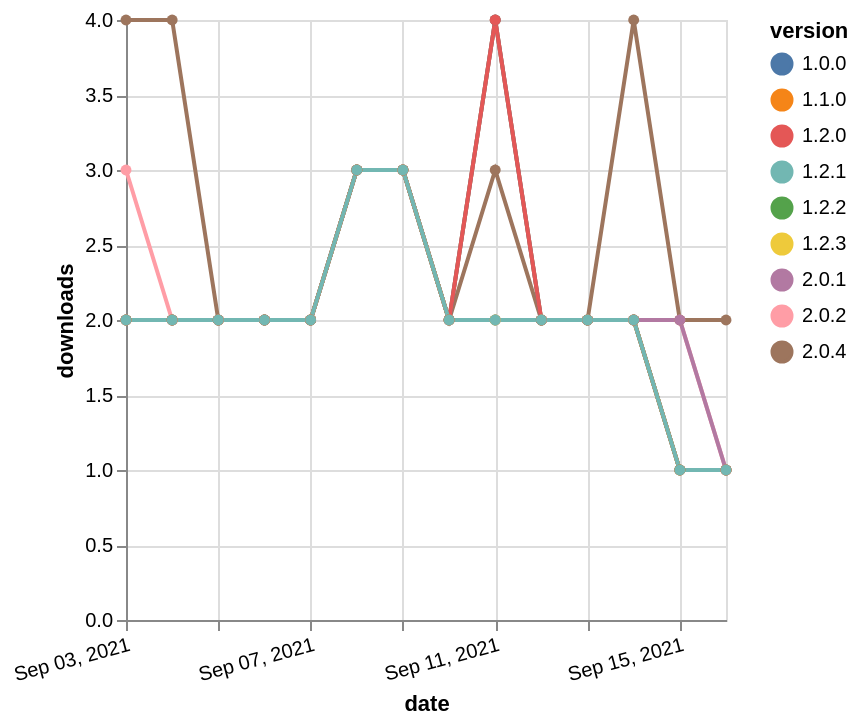

Here is the Vega-Lite specification saved for this chart:
### Vega-Lite specification from a JSON file in a GitHub repository (floating-point values rounded to 4 significant figures)
{"$schema": "https://vega.github.io/schema/vega-lite/v5.json", "description": "A simple bar chart with embedded data.", "data": {"values": [{"date": "2021-09-03", "total": 228, "delta": 3, "version": "2.0.2"}, {"date": "2021-09-04", "total": 230, "delta": 2, "version": "2.0.2"}, {"date": "2021-09-05", "total": 232, "delta": 2, "version": "2.0.2"}, {"date": "2021-09-06", "total": 234, "delta": 2, "version": "2.0.2"}, {"date": "2021-09-07", "total": 236, "delta": 2, "version": "2.0.2"}, {"date": "2021-09-08", "total": 239, "delta": 3, "version": "2.0.2"}, {"date": "2021-09-09", "total": 242, "delta": 3, "version": "2.0.2"}, {"date": "2021-09-10", "total": 244, "delta": 2, "version": "2.0.2"}, {"date": "2021-09-11", "total": 246, "delta": 2, "version": "2.0.2"}, {"date": "2021-09-12", "total": 248, "delta": 2, "version": "2.0.2"}, {"date": "2021-09-13", "total": 250, "delta": 2, "version": "2.0.2"}, {"date": "2021-09-14", "total": 252, "delta": 2, "version": "2.0.2"}, {"date": "2021-09-15", "total": 254, "delta": 2, "version": "2.0.2"}, {"date": "2021-09-16", "total": 255, "delta": 1, "version": "2.0.2"}, {"date": "2021-09-03", "total": 1240, "delta": 2, "version": "1.1.0"}, {"date": "2021-09-04", "total": 1242, "delta": 2, "version": "1.1.0"}, {"date": "2021-09-05", "total": 1244, "delta": 2, "version": "1.1.0"}, {"date": "2021-09-06", "total": 1246, "delta": 2, "version": "1.1.0"}, {"date": "2021-09-07", "total": 1248, "delta": 2, "version": "1.1.0"}, {"date": "2021-09-08", "total": 1251, "delta": 3, "version": "1.1.0"}, {"date": "2021-09-09", "total": 1254, "delta": 3, "version": "1.1.0"}, {"date": "2021-09-10", "total": 1256, "delta": 2, "version": "1.1.0"}, {"date": "2021-09-11", "total": 1260, "delta": 4, "version": "1.1.0"}, {"date": "2021-09-12", "total": 1262, "delta": 2, "version": "1.1.0"}, {"date": "2021-09-13", "total": 1264, "delta": 2, "version": "1.1.0"}, {"date": "2021-09-14", "total": 1266, "delta": 2, "version": "1.1.0"}, {"date": "2021-09-15", "total": 1267, "delta": 1, "version": "1.1.0"}, {"date": "2021-09-16", "total": 1268, "delta": 1, "version": "1.1.0"}, {"date": "2021-09-03", "total": 102, "delta": 4, "version": "2.0.4"}, {"date": "2021-09-04", "total": 106, "delta": 4, "version": "2.0.4"}, {"date": "2021-09-05", "total": 108, "delta": 2, "version": "2.0.4"}, {"date": "2021-09-06", "total": 110, "delta": 2, "version": "2.0.4"}, {"date": "2021-09-07", "total": 112, "delta": 2, "version": "2.0.4"}, {"date": "2021-09-08", "total": 115, "delta": 3, "version": "2.0.4"}, {"date": "2021-09-09", "total": 118, "delta": 3, "version": "2.0.4"}, {"date": "2021-09-10", "total": 120, "delta": 2, "version": "2.0.4"}, {"date": "2021-09-11", "total": 123, "delta": 3, "version": "2.0.4"}, {"date": "2021-09-12", "total": 125, "delta": 2, "version": "2.0.4"}, {"date": "2021-09-13", "total": 127, "delta": 2, "version": "2.0.4"}, {"date": "2021-09-14", "total": 131, "delta": 4, "version": "2.0.4"}, {"date": "2021-09-15", "total": 133, "delta": 2, "version": "2.0.4"}, {"date": "2021-09-16", "total": 135, "delta": 2, "version": "2.0.4"}, {"date": "2021-09-03", "total": 1489, "delta": 2, "version": "1.0.0"}, {"date": "2021-09-04", "total": 1491, "delta": 2, "version": "1.0.0"}, {"date": "2021-09-05", "total": 1493, "delta": 2, "version": "1.0.0"}, {"date": "2021-09-06", "total": 1495, "delta": 2, "version": "1.0.0"}, {"date": "2021-09-07", "total": 1497, "delta": 2, "version": "1.0.0"}, {"date": "2021-09-08", "total": 1500, "delta": 3, "version": "1.0.0"}, {"date": "2021-09-09", "total": 1503, "delta": 3, "version": "1.0.0"}, {"date": "2021-09-10", "total": 1505, "delta": 2, "version": "1.0.0"}, {"date": "2021-09-11", "total": 1509, "delta": 4, "version": "1.0.0"}, {"date": "2021-09-12", "total": 1511, "delta": 2, "version": "1.0.0"}, {"date": "2021-09-13", "total": 1513, "delta": 2, "version": "1.0.0"}, {"date": "2021-09-14", "total": 1515, "delta": 2, "version": "1.0.0"}, {"date": "2021-09-15", "total": 1516, "delta": 1, "version": "1.0.0"}, {"date": "2021-09-16", "total": 1517, "delta": 1, "version": "1.0.0"}, {"date": "2021-09-03", "total": 879, "delta": 2, "version": "1.2.2"}, {"date": "2021-09-04", "total": 881, "delta": 2, "version": "1.2.2"}, {"date": "2021-09-05", "total": 883, "delta": 2, "version": "1.2.2"}, {"date": "2021-09-06", "total": 885, "delta": 2, "version": "1.2.2"}, {"date": "2021-09-07", "total": 887, "delta": 2, "version": "1.2.2"}, {"date": "2021-09-08", "total": 890, "delta": 3, "version": "1.2.2"}, {"date": "2021-09-09", "total": 893, "delta": 3, "version": "1.2.2"}, {"date": "2021-09-10", "total": 895, "delta": 2, "version": "1.2.2"}, {"date": "2021-09-11", "total": 897, "delta": 2, "version": "1.2.2"}, {"date": "2021-09-12", "total": 899, "delta": 2, "version": "1.2.2"}, {"date": "2021-09-13", "total": 901, "delta": 2, "version": "1.2.2"}, {"date": "2021-09-14", "total": 903, "delta": 2, "version": "1.2.2"}, {"date": "2021-09-15", "total": 904, "delta": 1, "version": "1.2.2"}, {"date": "2021-09-16", "total": 905, "delta": 1, "version": "1.2.2"}, {"date": "2021-09-03", "total": 388, "delta": 2, "version": "2.0.1"}, {"date": "2021-09-04", "total": 390, "delta": 2, "version": "2.0.1"}, {"date": "2021-09-05", "total": 392, "delta": 2, "version": "2.0.1"}, {"date": "2021-09-06", "total": 394, "delta": 2, "version": "2.0.1"}, {"date": "2021-09-07", "total": 396, "delta": 2, "version": "2.0.1"}, {"date": "2021-09-08", "total": 399, "delta": 3, "version": "2.0.1"}, {"date": "2021-09-09", "total": 402, "delta": 3, "version": "2.0.1"}, {"date": "2021-09-10", "total": 404, "delta": 2, "version": "2.0.1"}, {"date": "2021-09-11", "total": 406, "delta": 2, "version": "2.0.1"}, {"date": "2021-09-12", "total": 408, "delta": 2, "version": "2.0.1"}, {"date": "2021-09-13", "total": 410, "delta": 2, "version": "2.0.1"}, {"date": "2021-09-14", "total": 412, "delta": 2, "version": "2.0.1"}, {"date": "2021-09-15", "total": 414, "delta": 2, "version": "2.0.1"}, {"date": "2021-09-16", "total": 415, "delta": 1, "version": "2.0.1"}, {"date": "2021-09-03", "total": 480, "delta": 2, "version": "1.2.3"}, {"date": "2021-09-04", "total": 482, "delta": 2, "version": "1.2.3"}, {"date": "2021-09-05", "total": 484, "delta": 2, "version": "1.2.3"}, {"date": "2021-09-06", "total": 486, "delta": 2, "version": "1.2.3"}, {"date": "2021-09-07", "total": 488, "delta": 2, "version": "1.2.3"}, {"date": "2021-09-08", "total": 491, "delta": 3, "version": "1.2.3"}, {"date": "2021-09-09", "total": 494, "delta": 3, "version": "1.2.3"}, {"date": "2021-09-10", "total": 496, "delta": 2, "version": "1.2.3"}, {"date": "2021-09-11", "total": 498, "delta": 2, "version": "1.2.3"}, {"date": "2021-09-12", "total": 500, "delta": 2, "version": "1.2.3"}, {"date": "2021-09-13", "total": 502, "delta": 2, "version": "1.2.3"}, {"date": "2021-09-14", "total": 504, "delta": 2, "version": "1.2.3"}, {"date": "2021-09-15", "total": 505, "delta": 1, "version": "1.2.3"}, {"date": "2021-09-16", "total": 506, "delta": 1, "version": "1.2.3"}, {"date": "2021-09-03", "total": 1082, "delta": 2, "version": "1.2.0"}, {"date": "2021-09-04", "total": 1084, "delta": 2, "version": "1.2.0"}, {"date": "2021-09-05", "total": 1086, "delta": 2, "version": "1.2.0"}, {"date": "2021-09-06", "total": 1088, "delta": 2, "version": "1.2.0"}, {"date": "2021-09-07", "total": 1090, "delta": 2, "version": "1.2.0"}, {"date": "2021-09-08", "total": 1093, "delta": 3, "version": "1.2.0"}, {"date": "2021-09-09", "total": 1096, "delta": 3, "version": "1.2.0"}, {"date": "2021-09-10", "total": 1098, "delta": 2, "version": "1.2.0"}, {"date": "2021-09-11", "total": 1102, "delta": 4, "version": "1.2.0"}, {"date": "2021-09-12", "total": 1104, "delta": 2, "version": "1.2.0"}, {"date": "2021-09-13", "total": 1106, "delta": 2, "version": "1.2.0"}, {"date": "2021-09-14", "total": 1108, "delta": 2, "version": "1.2.0"}, {"date": "2021-09-15", "total": 1109, "delta": 1, "version": "1.2.0"}, {"date": "2021-09-16", "total": 1110, "delta": 1, "version": "1.2.0"}, {"date": "2021-09-03", "total": 950, "delta": 2, "version": "1.2.1"}, {"date": "2021-09-04", "total": 952, "delta": 2, "version": "1.2.1"}, {"date": "2021-09-05", "total": 954, "delta": 2, "version": "1.2.1"}, {"date": "2021-09-06", "total": 956, "delta": 2, "version": "1.2.1"}, {"date": "2021-09-07", "total": 958, "delta": 2, "version": "1.2.1"}, {"date": "2021-09-08", "total": 961, "delta": 3, "version": "1.2.1"}, {"date": "2021-09-09", "total": 964, "delta": 3, "version": "1.2.1"}, {"date": "2021-09-10", "total": 966, "delta": 2, "version": "1.2.1"}, {"date": "2021-09-11", "total": 968, "delta": 2, "version": "1.2.1"}, {"date": "2021-09-12", "total": 970, "delta": 2, "version": "1.2.1"}, {"date": "2021-09-13", "total": 972, "delta": 2, "version": "1.2.1"}, {"date": "2021-09-14", "total": 974, "delta": 2, "version": "1.2.1"}, {"date": "2021-09-15", "total": 975, "delta": 1, "version": "1.2.1"}, {"date": "2021-09-16", "total": 976, "delta": 1, "version": "1.2.1"}]}, "width": "container", "mark": {"type": "line", "point": {"filled": true}}, "encoding": {"x": {"field": "date", "type": "temporal", "timeUnit": "yearmonthdate", "title": "date", "axis": {"labelAngle": -15}}, "y": {"field": "delta", "type": "quantitative", "title": "downloads"}, "color": {"field": "version", "type": "nominal"}, "tooltip": {"field": "delta"}}}
